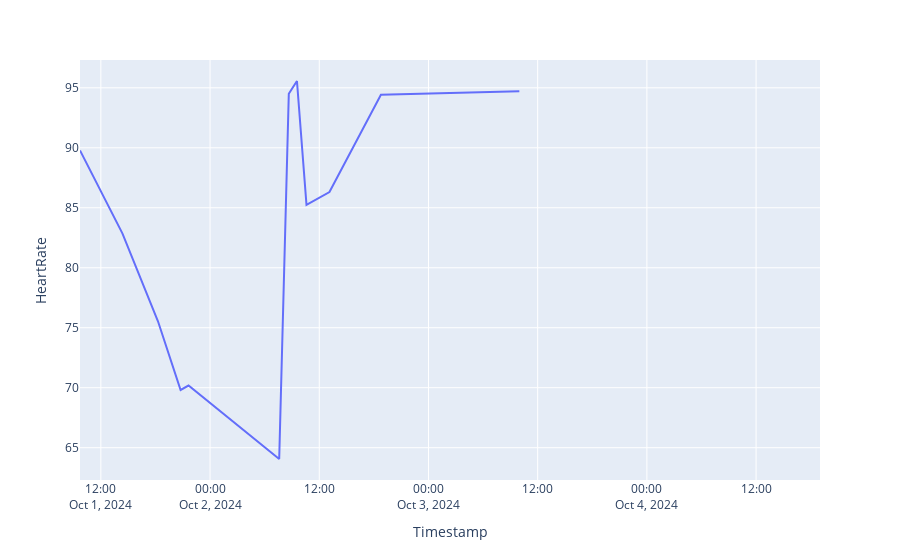

The notebook cell this image was saved under:
### Code cell
fig = px.line(df, x="Timestamp", y="HeartRate")
fig.show()

### Figure 1 — Plotly figure (JSON) as saved in the notebook; plotly's stock layout.template omitted (floating-point values rounded to 4 significant figures)
{"data": [{"hovertemplate": "Timestamp=%{x}<br>HeartRate=%{y}<extra></extra>", "legendgroup": "", "line": {"color": "#636efa", "dash": "solid"}, "marker": {"symbol": "circle"}, "mode": "lines", "name": "", "orientation": "v", "showlegend": false, "type": "scatter", "x": ["2024-10-01T09:42:34", "2024-10-01T14:22:48", "2024-10-01T18:16:36", "2024-10-01T20:45:49", "2024-10-01T21:38:05", "2024-10-02T07:35:53", "2024-10-02T08:39:10", "2024-10-02T09:32:56", "2024-10-02T10:35:49", "2024-10-02T13:07:10", "2024-10-02T18:46:31", "2024-10-03T09:59:08", "2024-10-03T12:48:45", "2024-10-03T16:56:13", "2024-10-04T09:42:25", "2024-10-04T12:31:51", "2024-10-04T19:01:22"], "xaxis": "x", "y": [89.78, 82.85, 75.54, 69.81, 70.18, 64.06, 94.5, 95.57, 85.25, 86.31, 94.43, 94.72, null, null, null, null, null], "yaxis": "y"}], "layout": {"legend": {"tracegroupgap": 0}, "margin": {"t": 60}, "xaxis": {"anchor": "y", "domain": [0, 1], "title": {"text": "Timestamp"}}, "yaxis": {"anchor": "x", "domain": [0, 1], "title": {"text": "HeartRate"}}}}
